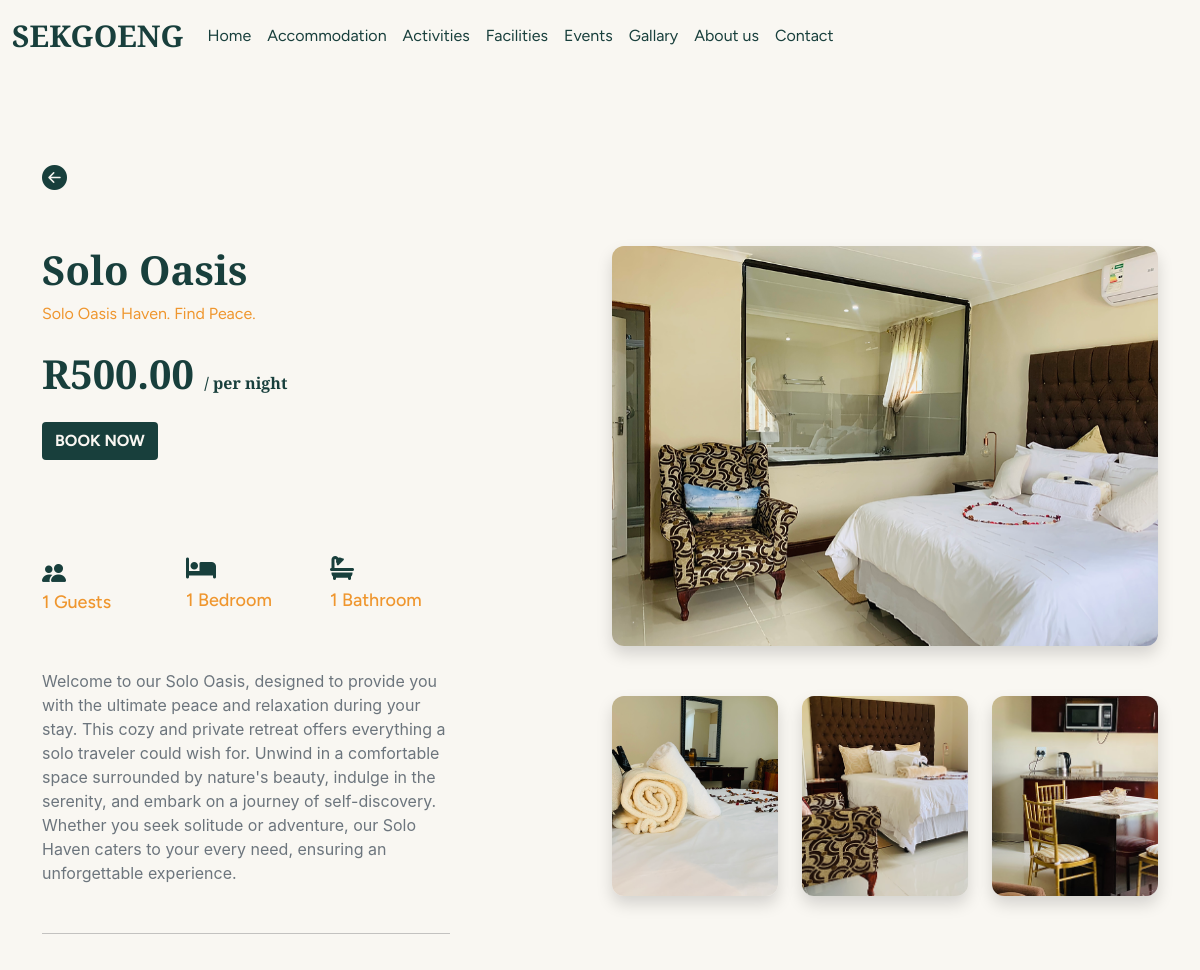
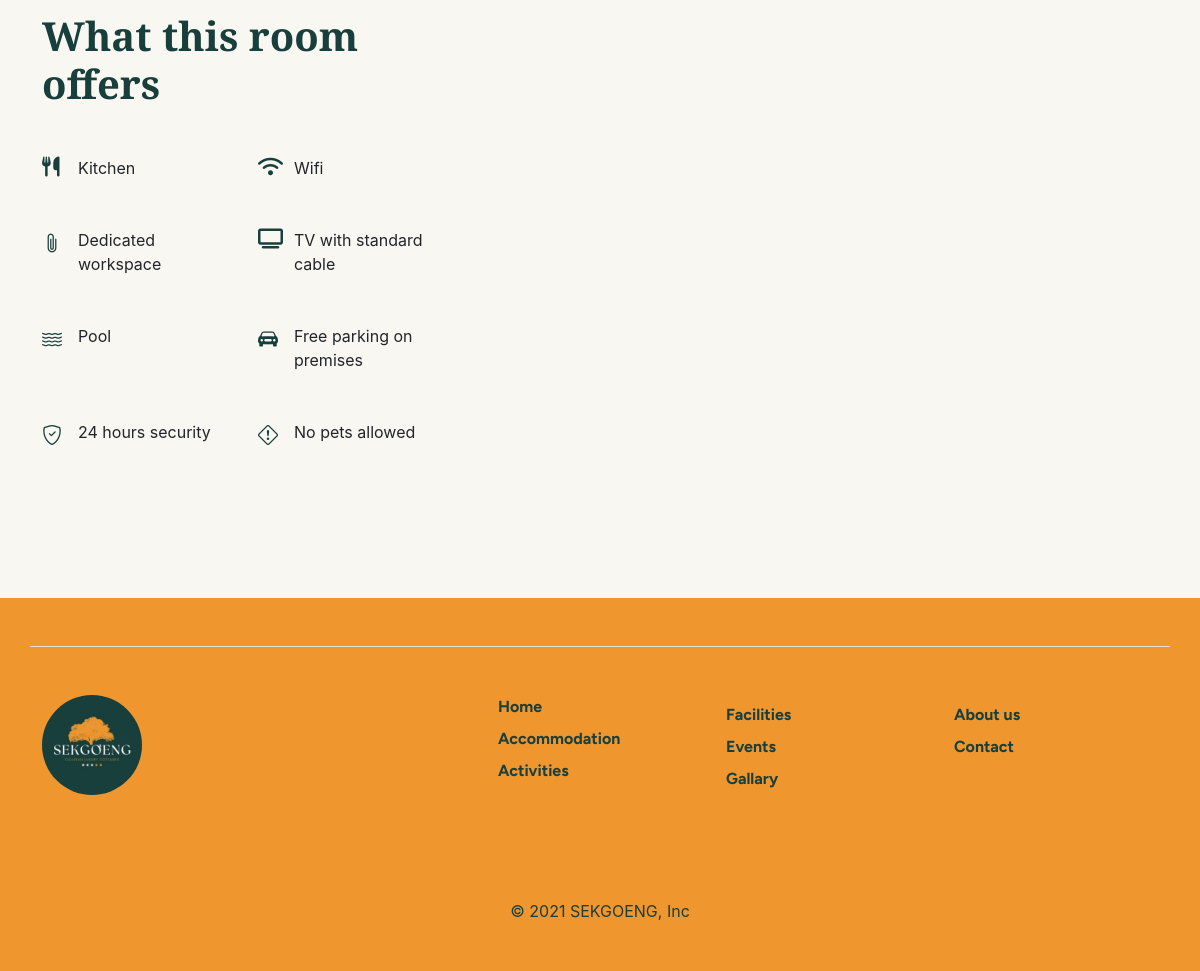
Page /room/details-view/5 on the committed database (2 pictures, top to bottom).
### room/models.py (models this page shows, shortened)
class RoomsModel(models.Model):
    title = models.CharField(max_length=200, null=True, blank=True)
    description_sm = models.TextField(blank=True)
    description = models.TextField(blank=True)
    people = models.IntegerField(null=True, blank=True)
    bedrooms = models.IntegerField(null=True, blank=True)
    bathrooms = models.IntegerField(null=True, blank=True)
    room_prices = models.ForeignKey(PricesModel, null=True, on_delete=models.CASCADE,
                                    blank=True, default=None, related_name='room_prices')
    price = models.DecimalField(
        max_digits=8, decimal_places=2, null=True, blank=True)
    week_price = models.DecimalField(
        max_digits=8, decimal_places=2, null=True, blank=True)
    weekend_price = models.DecimalField(
        max_digits=8, decimal_places=2, null=True, blank=True)
    breakfast_price = models.DecimalField(
        max_digits=8, decimal_places=2, null=True, blank=True)
    discount_pirce = models.DecimalField(
        max_digits=8, decimal_places=2, null=True, blank=True)
    package = models.ManyToManyField(
        RoomPackageModel, blank=True, default=None, related_name='package_model')
    image_main = models.ImageField(
        null=True, blank=True, upload_to='static/images')
    image1 = models.ImageField(
        null=True, blank=True, upload_to='static/images')
    image2 = models.ImageField(
        null=True, blank=True, upload_to='static/images')
    image3 = models.ImageField(
        null=True, blank=True, upload_to='static/images')
    date_created = models.DateTimeField(auto_now_add=True, null=True)

class PricesModel(models.Model):
    room_pirces = models.CharField(
        max_length=200, null=True, blank=True, default='room_prices')
    room_only = models.DecimalField(
        max_digits=8, decimal_places=2, null=True, blank=True)
    room_breakfast = models.DecimalField(
        max_digits=8, decimal_places=2, null=True, blank=True)
    room_weekend = models.DecimalField(
        max_digits=8, decimal_places=2, null=True, blank=True)
    room_weeknd_breakfast = models.DecimalField(
        max_digits=8, decimal_places=2, null=True, blank=True)
    room_original_price = models.DecimalField(
        max_digits=8, decimal_places=2, null=True, blank=True)
    room_original_breakfast = models.DecimalField(
        max_digits=8, decimal_places=2, null=True, blank=True)

### room/views.py (the view)
# urls.py: path('details-view/<int:id>', views.CottageDetailsView, name='details-view'),
def CottageDetailsView(request, id):
    room = RoomsModel.objects.get(id=id)
    current_datetime = datetime.now()
    day_of_week = current_datetime.weekday()
    if day_of_week <= 3:
        week_day = 'weekday'
    else:
        week_day = 'weekend'
    context = {
        "room": room,
        "week_day": week_day
    }
    return render(request, 'room/cottageDetails.html', context)

### room/templates/room/cottageDetails.html (shortened to what this page needs)
{% extends 'client/base.html' %}
{% load static %}
{% block content %}
<div class="secondary_container container_padding">
  <div class="container">
    <i
      class="bi bi-arrow-left-circle-fill back_icon"
      onclick="history.back()"
    ></i>
    <div class="row mt-5">
      <div class="col-12 col-md-6 order-md-last mb-5">
        <div class="row">
          <div class="col-12">
            <img
              src="{{room.image_main.url}}"
              alt=""
              class="main_image shadow"
            />
          </div>
          <div class="col-4">
            <div>
              <img
                src="{{room.image1.url}}"
                alt=""
                class="secondary_images shadow"
              />
            </div>
          </div>
          <div class="col-4">
            <div>
              <img
                src="{{room.image2.url}}"
                alt=""
                class="secondary_images shadow"
              />
            </div>
          </div>
          <div class="col-4">
            <div>
              <img
                src="{{room.image3.url}}"
                alt=""
                class="secondary_images shadow"
              />
            </div>
          </div>
        </div>
      </div>
      <div class="col-12 col-md-6 room_details_lg order-md-first">
        <h1 class="room_name">{{room.title}}</h1>
        <p class="room_sub_title">{{room.description_sm}}</p>
        <div class="my-4">
          {% if week_day == 'weekday' %}
          <h1 class="room_name">
            R{{room.room_prices.room_only}}
            <span class="per_night">/ per night</span>
          </h1>
          {% endif %}
        </div>
        <a href="{% url 'room-booking' room.id %}">
          <button class="btn btn_book mb-5">BOOK NOW</button>
        </a>
        <div class="row mt-5">
          <div class="col">
            <div>
              <i class="bi bi-people-fill facility_icon"></i>
              <h4 class="facility_title">{{room.people}} Guests</h4>
            </div>
          </div>
          <div class="col">
            <div>
              <i class="fa fa-bed facility_icon" aria-hidden="true"></i>
              <h4 class="facility_title">{{room.bedrooms}} Bedroom</h4>
            </div>
          </div>
          <div class="col">
            <div>
              <i class="fa fa-bath facility_icon" aria-hidden="true"></i>
              <h4 class="facility_title">{{room.bathrooms}} Bathroom</h4>
            </div>
          </div>
        </div>
        <p class="text-secondary mt-5">{{room.description}}</p>
        <hr class="mt-5" />
        <div class="mt-5">
          <h1 class="room_name">What this room offers</h1>
          <div class="row mt-5">
            <div class="col-6">
              <div class="row mb-5">
                <div class="col-2">
                  <i class="fa fa-cutlery offer_icon" aria-hidden="true"></i>
                </div>
                <div class="col">
                  <p class="mb-0">Kitchen</p>
                </div>
              </div>
            </div>
            <div class="col-6">
              <div class="row mb-5">
                <div class="col-2">
                  <i class="fa fa-wifi offer_icon" aria-hidden="true"></i>
                </div>
                <div class="col">
                  <p class="mb-0">Wifi</p>
                </div>
              </div>
            </div>
            <div class="col-6">
              <div class="row mb-5">
                <div class="col-2">
                  <i class="bi bi-paperclip offer_icon"></i>
                </div>
                <div class="col">
                  <p class="mb-0">Dedicated workspace</p>
                </div>
              </div>
            </div>
            <div class="col-6">
              <div class="row mb-5">
                <div class="col-2">
                  <i class="fa fa-television offer_icon" aria-hidden="true"></i>
                </div>
                <div class="col">
                  <p class="mb-0">TV with standard cable</p>
                </div>
              </div>
            </div>
            <div class="col-6">
              <div class="row mb-5">
                <div class="col-2">
                  <i class="bi bi-water offer_icon"></i>
                </div>
                <div class="col">
                  <p class="mb-0">Pool</p>
                </div>
              </div>
            </div>
            <div class="col-6">
              <div class="row mb-5">
                <div class="col-2">
                  <i class="bi bi-car-front-fill offer_icon"></i>
                </div>
                <div class="col">
                  <p class="mb-0">Free parking on premises</p>
                </div>
              </div>
            </div>
            <div class="col-6">
              <div class="row mb-5">
                <div class="col-2">
                  <i class="bi bi-shield-check offer_icon"></i>
                </div>
                <div class="col">
                  <p class="mb-0">24 hours security</p>
                </div>
              </div>
            </div>
            <div class="col-6">
              <div class="row mb-5">
                <div class="col-2">
                  <i class="bi bi-exclamation-diamond offer_icon"></i>
                </div>
                <div class="col">
                  <p class="mb-0">No pets allowed</p>
                </div>
              </div>
            </div>
          </div>
        </div>
      </div>
    </div>
  </div>
</div>
{% endblock %}

### client/templates/client/base.html (shortened to what this page needs)
<!DOCTYPE html>
<html lang="en">
  <head>
    <link
      href="https://cdn.jsdelivr.net/npm/bootstrap@5.1.3/dist/css/bootstrap.min.css"
      rel="stylesheet"
    />
    <link
      rel="stylesheet"
      href="https://cdn.jsdelivr.net/npm/bootstrap-icons@1.10.5/font/bootstrap-icons.css"
    />
    <link
      rel="stylesheet"
      href="https://cdnjs.cloudflare.com/ajax/libs/font-awesome/6.4.0/css/all.min.css"
    />
    <link
      rel="stylesheet"
      href="https://cdn.jsdelivr.net/npm/swiper@10/swiper-bundle.min.css"
    />
  </head>
  <body>
    {% include 'partials/navbar.html' %}
    <div class="content">
      {% block content %} {% endblock %}
    </div>
    {% include 'partials/footer.html' %}
  </body>
</html>

### client/templates/partials/navbar.html (shortened to what this page needs)
<nav class="navbar navbar-expand-lg navbar-light bg-light fixed-top">
  <div class="container-fluid">
    <a class="navbar-brand" href="{% url 'index' %}">SEKGOENG</a>
    <div class="collapse navbar-collapse" id="navbarSupportedContent">
      <ul class="navbar-nav me-auto mb-2 mb-lg-0">
        <li class="nav-item">
          <a
            class="nav-link active"
            aria-current="page"
            href="{% url 'index' %}"
            >Home</a
          >
        </li>
        <li class="nav-item">
          <a class="nav-link" href="{% url 'Accommodation' %}">Accommodation</a>
        </li>
        <li class="nav-item">
          <a class="nav-link" href="{% url 'activities' %}">Activities</a>
        </li>
        <li class="nav-item">
          <a class="nav-link" href="{% url 'facilities' %}">Facilities</a>
        </li>
        <li class="nav-item">
          <a class="nav-link" href="{% url 'events' %}">Events</a>
        </li>
        <li class="nav-item">
          <a class="nav-link" href="{% url 'gallary' %}">Gallary</a>
        </li>
        <li class="nav-item">
          <a class="nav-link" href="{% url 'about' %}">About us</a>
        </li>
        <li class="nav-item">
          <a class="nav-link" href="{% url 'contact' %}">Contact</a>
        </li>
      </ul>
    </div>
  </div>
</nav>

### client/templates/partials/footer.html (shortened to what this page needs)
{% load static %}
<div class="footer_container">
  <div class="container">
    <footer class="row row-cols-5 py-5 mt-5 border-top">
      <div class="col-12 col-md mb-3">
        <a
          href="/"
          class="d-flex align-items-center mb-3 link-dark text-decoration-none"
        >
          <img
            src="{% static '/images/logo_farm.jpeg' %}"
            alt=""
            class="footer_logo mb-4"
          />
        </a>
      </div>
      <div class="col-12 col-md mb-3"></div>
      <div class="col-12 col-md mb-3">
        <ul class="nav flex-column">
          <li class="nav-item mb-2">
            <a href="{% url 'index' %}" class="nav-link p-0 footer_text fw-bold"
              >Home</a
            >
          </li>
          <li class="nav-item mb-2">
            <a
              href="{% url 'Accommodation' %}"
              class="nav-link p-0 footer_text fw-bold"
              >Accommodation</a
            >
          </li>
          <li class="nav-item mb-2">
            <a
              href="{% url 'activities' %}"
              class="nav-link p-0 footer_text fw-bold"
              >Activities</a
            >
          </li>
        </ul>
      </div>
      <div class="col-12 col-md mb-3">
        <ul class="nav flex-column">
          <li class="nav-item mb-2">
            <a
              href="{% url 'facilities' %}"
              class="nav-link p-0 footer_text fw-bold"
              >Facilities</a
            >
          </li>
          <li class="nav-item mb-2">
            <a
              href="{% url 'events' %}"
              class="nav-link p-0 footer_text fw-bold"
              >Events</a
            >
          </li>
          <li class="nav-item mb-2">
            <a
              href="{% url 'gallary' %}"
              class="nav-link p-0 footer_text fw-bold"
              >Gallary</a
            >
          </li>
        </ul>
      </div>
      <div class="col-12 col-md mb-3">
        <ul class="nav flex-column">
          <li class="nav-item mb-2">
            <a href="{% url 'about' %}" class="nav-link p-0 footer_text fw-bold"
              >About us</a
            >
          </li>
          <li class="nav-item mb-2">
            <a
              href="{% url 'contact' %}"
              class="nav-link p-0 footer_text fw-bold"
              >Contact</a
            >
          </li>
        </ul>
      </div>
    </footer>
    <center>
      <p class="text-center mb-0 footer_text pb-5">© 2021 SEKGOENG, Inc</p>
    </center>
  </div>
</div>

### client/templates/client/base.html (style rules this page uses)
:root { --primary_color: #183f3c; --secondary_color: #ef962e; --headings_color: #222222; --secondary-headings: #717171; --secondary-page-background: #f9f7f2; --secondary-color: #717171; --heading-font: "Libre Baskerville", serif; --paragraph-font: "Figtree", sans-serif; }
body { font-family: Circular, -apple-system, BlinkMacSystemFont, Roboto, Helvetica Neue, sans-serif; display: flex; flex-direction: column; min-height: 100vh; margin: 0; }
body::before { display: block; content: ""; height: 60px; }
.content { flex: 1; }
a { text-decoration: none; color: inherit; }
@media screen and (min-width: 576px) { .room_details_lg { padding-right: 150px; } }

### client/templates/partials/navbar.html (style rules this page uses)
:root { --primary_color: #183f3c; --secondary_color: #ef962e; --headings_color: #222222; --secondary-headings: #717171; --secondary-page-background: #f9f7f2; --secondary-color: #717171; --heading-font: "Libre Baskerville", serif; --paragraph-font: "Figtree", sans-serif; }
.navbar { background-color: var(--secondary-page-background) !important; }
.navbar-brand { color: var(--primary_color) !important; font-family: var(--heading-font); font-weight: 700; font-size: 30px; }
.nav-link { color: var(--primary_color) !important; font-family: var(--paragraph-font) !important; }

### room/templates/room/cottageDetails.html (style rules this page uses)
:root { --primary_color: #183f3c; --secondary_color: #ef962e; --headings_color: #222222; --secondary-headings: #717171; --secondary-page-background: #f9f7f2; --secondary-color: #717171; --heading-font: "Libre Baskerville", serif; --paragraph-font: "Figtree", sans-serif; }
.container_padding { padding-top: 100px; padding-bottom: 100px; }
.secondary_container { background-color: var(--secondary-page-background); }
.back_icon { color: var(--primary_color); font-size: 25px; cursor: pointer; }
.room_name { color: var(--primary_color); font-family: var(--heading-font); font-weight: 700; }
.room_sub_title { font-family: var(--paragraph-font); color: var(--secondary_color); }
.per_night { font-size: 16px; }
.btn_book { background-color: var(--primary_color); font-family: var(--paragraph-font); color: var(--secondary-page-background); font-weight: 700; }
.facility_icon { font-size: 24px; margin-bottom: 10px; color: var(--primary_color); }
.facility_title { font-size: 18px; color: var(--secondary_color); font-family: var(--paragraph-font); }
.offer_icon { font-size: 20px; color: var(--primary_color); }
.main_image { height: 400px; width: 100%; object-fit: cover; border-radius: 12px; margin-bottom: 50px; }
.secondary_images { height: 200px; width: 100%; object-fit: cover; border-radius: 12px; }

### client/templates/partials/footer.html (style rules this page uses)
.footer_logo { object-fit: contain; width: 100px; height: 100px; border-radius: 50%; }
.footer_container { background-color: #ef962e; }
.footer_text { color: #183f3c; }

### rows in the picture
RoomsModel: image_main (picture), image1 (picture), image2 (picture), image3 (picture), title "Solo Oasis", description_sm "Solo Oasis Haven. Find Peace.", room_prices.room_only "500.00", people "1", bedrooms "1", bathrooms "1", description "Welcome to our Solo Oasis, designed to provide you with the ultimate peace and relaxation during your stay. This cozy and private retreat offers everything a solo traveler could wish for. Unwind in a comfortable space surrounded by nature's beauty, indulge in the serenity, and embark on a journey of self-discovery. Whether you seek solitude or adventure, our Solo Haven caters to your every need, ensuring an unforgettable experience."
